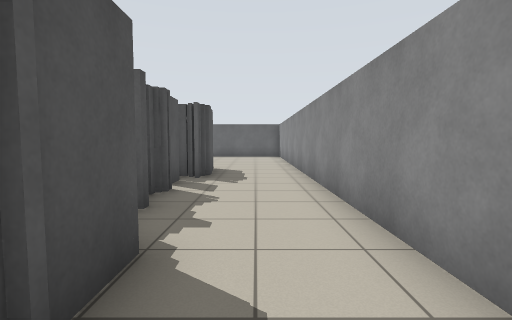
[1] (above)

23 first-person views from a walk through a world built for the Player/Stage simulator. The camera is 1 m above the floor, tilts 4° down and sees 85° across. Floor lines are 1 m apart. The floor is counted in squares, 1 m on a side. Each view is taken from the middle of a square. On the plan, view 1 faces up. The plan holds only what a view shows up to about 12 squares ahead; the rest is blank. Robots are left out.

[2]
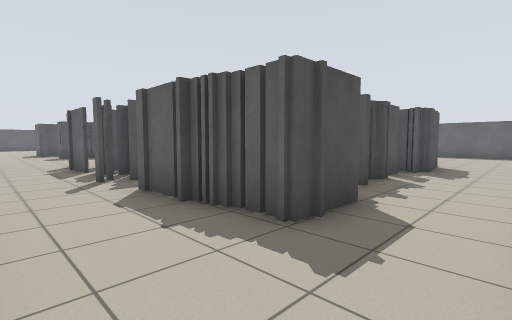

[3]
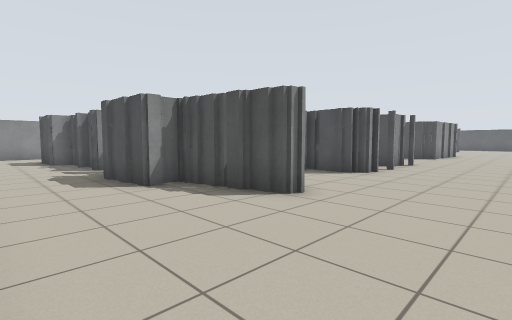

[4]
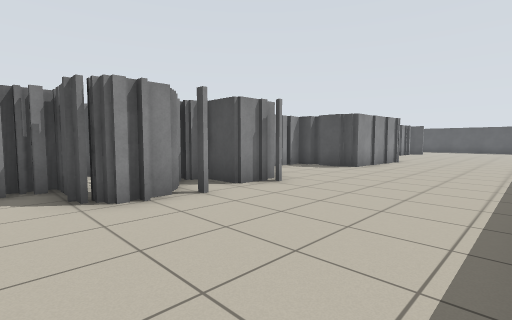

[5]
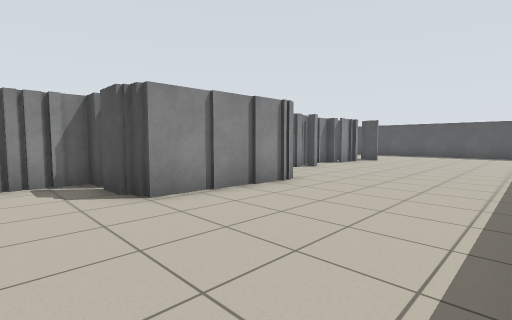

[6]
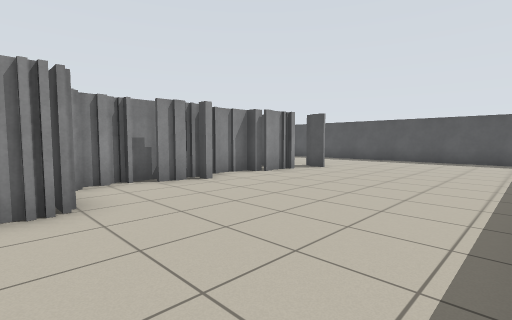

[7]
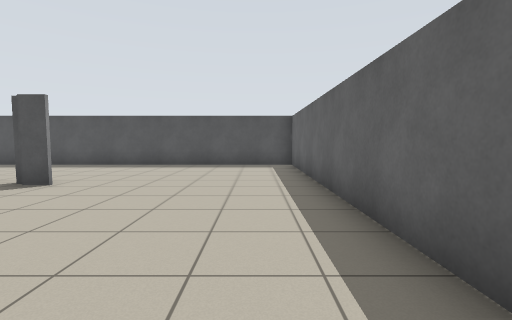

[8]
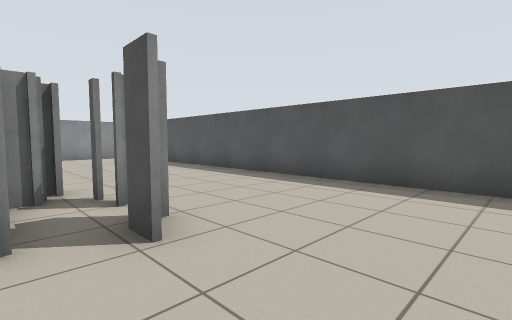

[9]
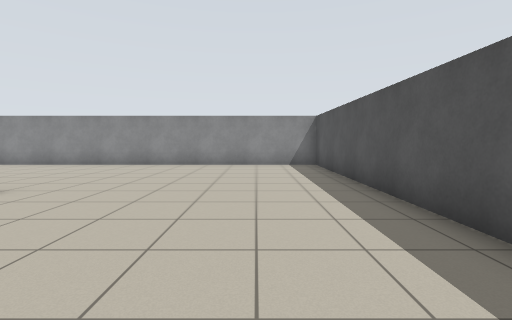

[10]
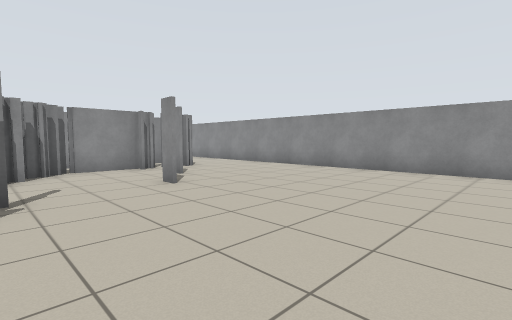

[11]
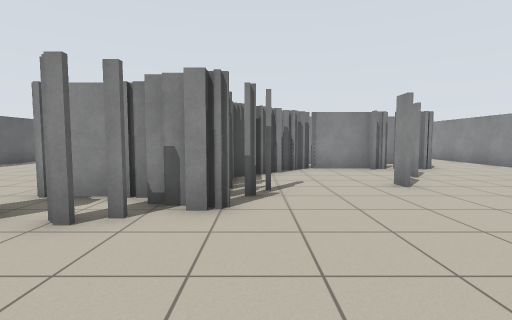

[12]
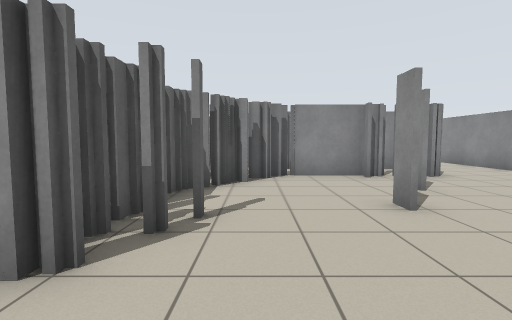

[13]
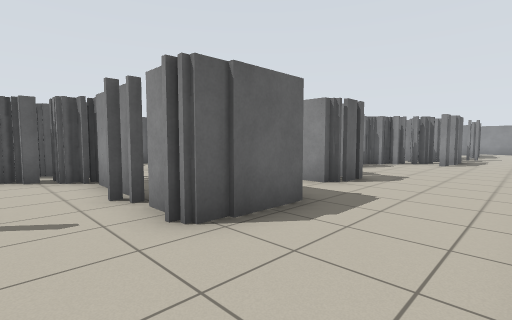

[14]
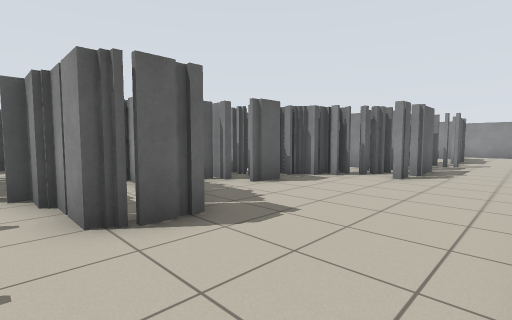

[15]
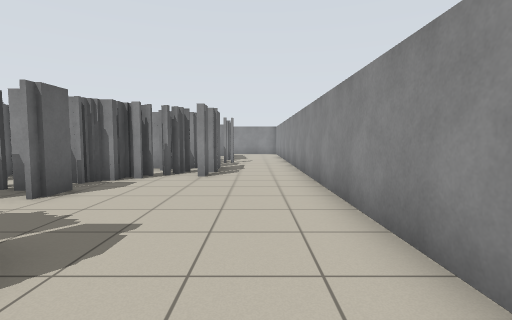

[16]
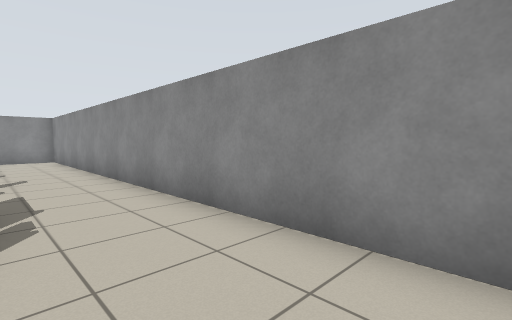

[17]
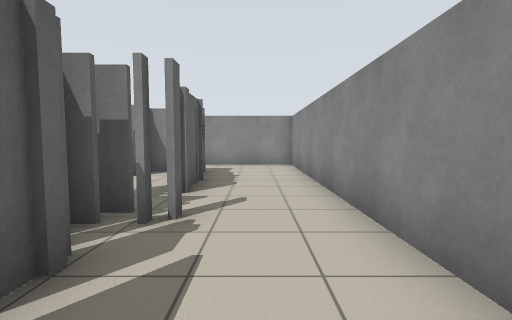

[18]
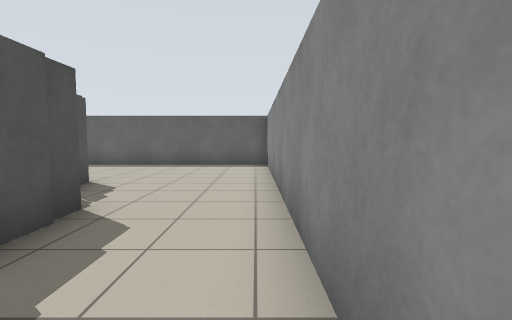

[19]
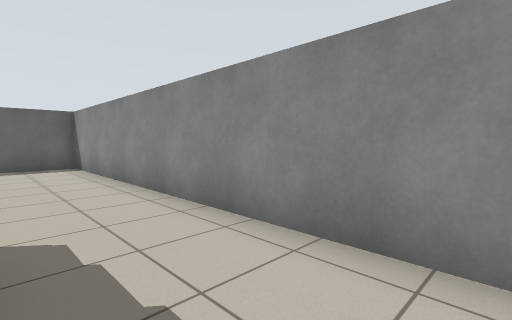

[20]
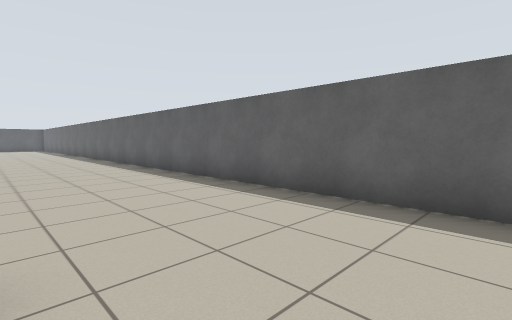

[21]
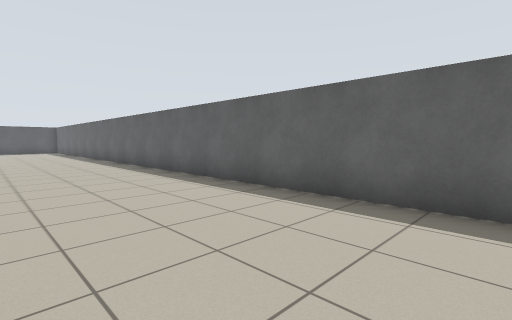

[22]
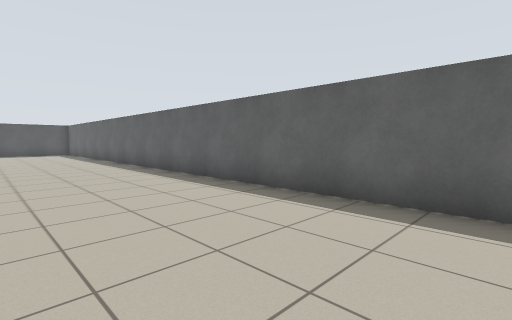

[23]
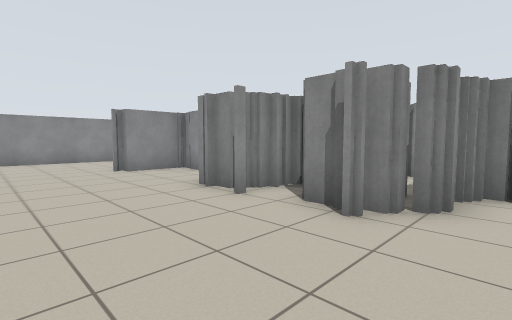

### Floor plan
Key: @ floor where view 1 was taken; # wall or solid block; x gap in a wall; . floor.
Columns run from 34 left of view 1 to 2 right of it. Each row starts with its distance up from view 1.
 18 #####################################
 17 #...................................#
 16 #...................................#
 15 #...................................#
 14 #...................................#
 13 #...................................#
 12 #.............#####....#####...#....#
 11 #.....x##.....##  #...### ##..##....#
 10 #......########   #####    ######...#
  9 #.....##                        ##..#
  8 #.....######                    ##..#
  7 #......##.###                   #...#
  6 #..........##                   #...#
  5 #...........#                   #...#
  4 #.......#...# ### ####          #...#
  3 #.........#.#  .#  .####        #...#
  2 #...........#  .## ...####      ##..#
  1 #...........###.........##### ####..#
  0 #......................##..#####..@.#
 -1 #...................................#
 -2 #...................................#
 -3 #####################################

Positions as (right, up) in squares from view 1, and headings:
1: (0, 0), facing up
2: (1, -2), facing up-left
3: (1, 16), facing down-left
4: (-6, 17), facing down-left
5: (-14, 17), facing down-left
6: (-19, 17), facing down-left
7: (-22, 16), facing left
8: (-27, 14), facing down-left
9: (-31, 9), facing down
10: (-32, 7), facing down-right
11: (-32, 7), facing right
12: (-30, 6), facing right
13: (-24, -2), facing up-right
14: (-19, -2), facing up-right
15: (-19, -1), facing right
16: (-14, 0), facing down-right
17: (-10, -1), facing right
18: (1, 6), facing up
19: (-1, 6), facing up-right
20: (-1, 13), facing up-left
21: (-7, 13), facing up-left
22: (-11, 13), facing up-left
23: (-13, 16), facing down-right
